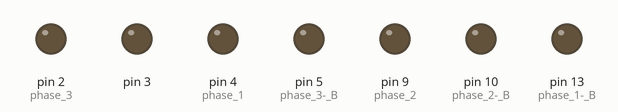
Bench run of a sketch on a simulated Arduino Mega 2560, built with avr-gcc and run on an emulated ATmega2560. Shown: output pins drawn as LEDs (lit = HIGH).

Above: at 0.15 s.
Timing chart, 0 to 0.1 s (numbered marks = the images above):
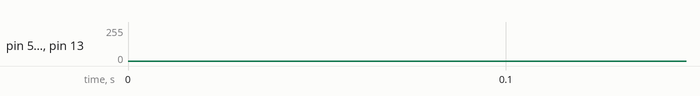

The sketch:

base_program_3_phase_mega.ino
```cpp
int i = 0;
int j = 104;
int k = 209;
int x = 0;
int y = 0;
int z = 0;
int sinPWM[] = {1, 2, 5, 7, 10, 12, 15, 17, 19, 22, 24, 27, 30, 32, 34, 37, 39, 42,
                44, 47, 49, 52, 54, 57, 59, 61, 64, 66, 69, 71, 73, 76, 78, 80, 83, 85, 88, 90, 92, 94, 97, 99,
                101, 103, 106, 108, 110, 113, 115, 117, 119, 121, 124, 126, 128, 130, 132, 134, 136, 138, 140, 142, 144, 146,
                148, 150, 152, 154, 156, 158, 160, 162, 164, 166, 168, 169, 171, 173, 175, 177, 178, 180, 182, 184, 185, 187, 188, 190, 192, 193,
                195, 196, 198, 199, 201, 202, 204, 205, 207, 208, 209, 211, 212, 213, 215, 216, 217, 219, 220, 221, 222, 223, 224, 225, 226, 227,
                228, 229, 230, 231, 232, 233, 234, 235, 236, 237, 237, 238, 239, 240, 240, 241, 242, 242, 243, 243, 244, 244, 245, 245, 246, 246,
                247, 247, 247, 248, 248, 248, 248, 249, 249, 249, 249, 249, 255, 255, 255, 255, 249, 249, 249, 249, 249, 248,
                248, 248, 248, 247, 247, 247, 246, 246, 245, 245, 244, 244, 243, 243, 242, 242, 241, 240, 240, 239, 238, 237, 237, 236, 235, 234,
                233, 232, 231, 230, 229, 228, 227, 226, 225, 224, 223, 222, 221, 220, 219, 217, 216, 215, 213, 212, 211, 209, 208, 207, 205, 204,
                202, 201, 199, 198, 196, 195, 193, 192, 190, 188, 187, 185, 184, 182, 180, 178, 177, 175, 173, 171, 169, 168, 166, 164, 162, 160,
                158, 156, 154, 152, 150, 148, 146, 144, 142, 140, 138, 136, 134, 132, 130, 128, 126, 124, 121, 119, 117, 115, 113, 110, 108, 106,
                103, 101, 99, 97, 94, 92, 90, 88, 85, 83, 80, 78, 76, 73, 71, 69, 66, 64, 61, 59, 57, 54, 52, 49, 47, 44, 42, 39, 37, 34, 32, 30,
                27, 24, 22, 19, 17, 15, 12, 10, 7, 5, 2, 1
               };

void setup() {
  Serial.begin(9600);

  pinMode(4, OUTPUT);  // phase 1+ A
  pinMode(13, OUTPUT); // phase 1- B
  pinMode(9, OUTPUT);  // phase 2+ A
  pinMode(10, OUTPUT); // phase 2- B
  pinMode(2, OUTPUT);  // phase 3+ A
  pinMode(3, OUTPUT);
  pinMode(5, OUTPUT);  // phase 3- B

  cli();// stop interrupts
  TCCR0A = 0; //reset the value
  TCCR0B = 0; //reset the value
  TCNT0 = 0; //reset the value
  //0b allow me to write bits in binary
  TCCR0A = 0b10100001; //phase correct pwm mode
  TCCR0B = 0b00000010; //8 prescaler

  TCCR2A = 0; //reset the value
  TCCR2B = 0; //reset the value
  TCNT2 = 0; //reset the value
  //0b allow me to write bits in binary
  TCCR2A = 0b10100001; //phase correct pwm mode
  TCCR2B = 0b00000010; //8 prescaler

  TCCR3A = 0; //reset the value
  TCCR3B = 0; //reset the value
  TCNT3 = 0; //reset the value
  //0b allow me to write bits in binary
  TCCR3A = 0b10100001; //phase correct pwm mode
  TCCR3B = 0b00000010; //8 prescaler


  TCCR1A = 0; //reset the value
  TCCR1B = 0; //reset the value
  TCNT1 = 0; //reset the value
  OCR1A = 1052; // compare match value
  TCCR1B = 0b00001001; //WGM12 bit is 1 for CTC mode and no prescaler

  TIMSK1 |= (1 << OCIE1A); // enable interrupts

  sei();//start interrupts
}
ISR(TIMER1_COMPA_vect) { // interrupt when timer 1 match with OCR1A value
  if (i > 313) { // final value from vector for pin 13
    i = 0; // go to first value of vector
  }
  x = sinPWM[i]; // x take the value from vector corresponding to position i(i is zero indexed)
  i = i + 1; // go to the next position
    OCR0A = x; //enable pin 13 to corresponding duty cycle

    if (j > 313) { // final value from vector for pin 10
      j = 0; // go to first value of vector
    }

    y = sinPWM[j]; // y take the value from vector corresponding to position j(j is zero indexed)
    j = j + 1; // go to the next position

      OCR2A = y; //enable pin 10 to corresponding duty cycle

    if (k > 313 ) { // final value from vector for pin 5
      k = 0; // go to first value of vector
    }

    z = sinPWM[k]; // z take the value from vector corresponding to position k(k is zero indexed)
    k = k + 1; // go to the next position

      OCR3A = z; //enable pin 5 to corresponding duty cycle
  }

void loop() {

}
```
